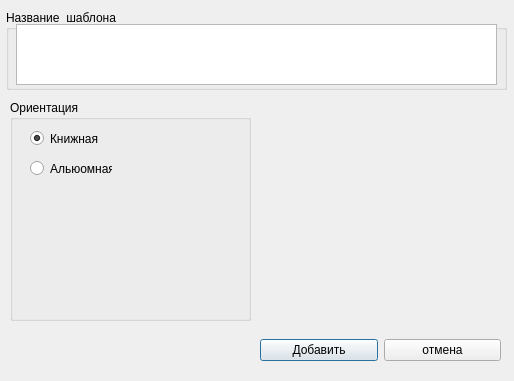
<?xml version="1.0" encoding="UTF-8"?>
<ui version="4.0">
 <class>AddTemplate</class>
 <widget class="QDialog" name="AddTemplate">
  <property name="geometry">
   <rect>
    <x>0</x>
    <y>0</y>
    <width>514</width>
    <height>381</height>
   </rect>
  </property>
  <property name="windowTitle">
   <string>Создание нового пользовательского шаблона</string>
  </property>
  <widget class="QGroupBox" name="groupBox_3">
   <property name="geometry">
    <rect>
     <x>6</x>
     <y>10</y>
     <width>501</width>
     <height>80</height>
    </rect>
   </property>
   <property name="title">
    <string>Название  шаблона</string>
   </property>
   <widget class="QWidget" name="horizontalLayoutWidget">
    <property name="geometry">
     <rect>
      <x>10</x>
      <y>14</y>
      <width>481</width>
      <height>61</height>
     </rect>
    </property>
    <layout class="QHBoxLayout" name="horizontalLayout">
     <item>
      <widget class="QPlainTextEdit" name="plainTextEdit">
       <property name="centerOnScroll">
        <bool>true</bool>
       </property>
      </widget>
     </item>
    </layout>
   </widget>
  </widget>
  <widget class="QWidget" name="verticalLayoutWidget_2">
   <property name="geometry">
    <rect>
     <x>260</x>
     <y>100</y>
     <width>241</width>
     <height>221</height>
    </rect>
   </property>
   <layout class="QVBoxLayout" name="verticalLayout_2">
    <item>
     <widget class="QLabel" name="label">
      <property name="text">
       <string/>
      </property>
     </widget>
    </item>
   </layout>
  </widget>
  <widget class="QWidget" name="horizontalLayoutWidget_2">
   <property name="geometry">
    <rect>
     <x>260</x>
     <y>330</y>
     <width>241</width>
     <height>41</height>
    </rect>
   </property>
   <layout class="QHBoxLayout" name="horizontalLayout_2">
    <item>
     <widget class="QPushButton" name="pushButton_2">
      <property name="text">
       <string>Добавить</string>
      </property>
     </widget>
    </item>
    <item>
     <widget class="QPushButton" name="pushButton">
      <property name="text">
       <string>отмена</string>
      </property>
     </widget>
    </item>
   </layout>
  </widget>
  <widget class="QWidget" name="gridLayoutWidget">
   <property name="geometry">
    <rect>
     <x>10</x>
     <y>100</y>
     <width>241</width>
     <height>221</height>
    </rect>
   </property>
   <layout class="QGridLayout" name="gridLayout">
    <item row="3" column="0">
     <widget class="QGroupBox" name="groupBox">
      <property name="title">
       <string>Ориентация</string>
      </property>
      <widget class="QRadioButton" name="radioButton">
       <property name="geometry">
        <rect>
         <x>20</x>
         <y>30</y>
         <width>82</width>
         <height>17</height>
        </rect>
       </property>
       <property name="text">
        <string>Книжная</string>
       </property>
       <property name="checked">
        <bool>true</bool>
       </property>
      </widget>
      <widget class="QRadioButton" name="radioButton_2">
       <property name="geometry">
        <rect>
         <x>20</x>
         <y>60</y>
         <width>82</width>
         <height>17</height>
        </rect>
       </property>
       <property name="text">
        <string>Альюомная</string>
       </property>
      </widget>
     </widget>
    </item>
   </layout>
  </widget>
 </widget>
 <resources/>
 <connections/>
</ui>
